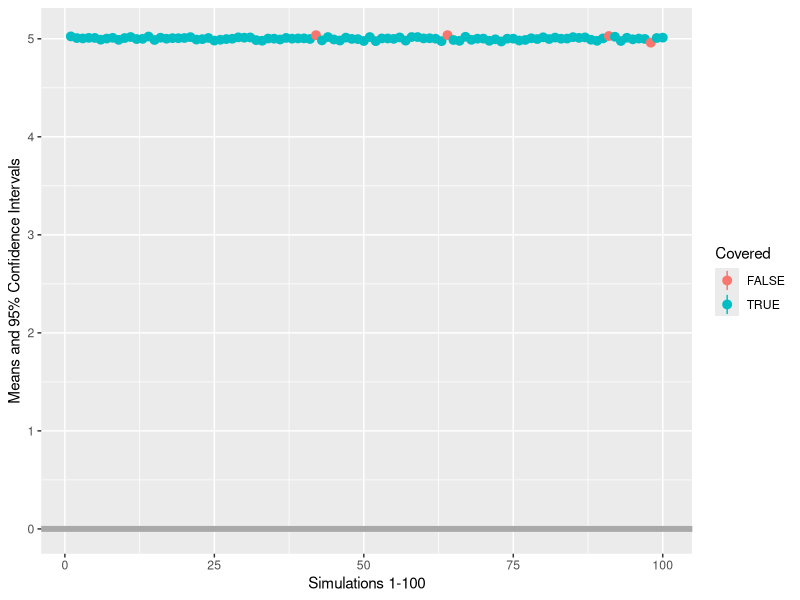

The R script that drew this image:
# Specify samplesize, mean, and SD
SS <- 5000
mu <- 5
SD <- 1

# Set a seed
set.seed(456)

# Take 100 samples
library(plyr)
samples <- rlply(100, rnorm(SS, mu, SD))

# Create function to calculate the performance measures
info <- function(x){ 
  M <- mean(x)
  DF <- length(x) - 1
  SE <- 1 / sqrt(length(x))
  INT <- qt(.975, DF) * SE
  return(c(M, M - 0, SE, M - INT, M + INT))
}
format <- c("Mean" = 0, "Bias" = 0, "Std.Err" = 0, "Lower" = 0, "Upper" = 0)

# Create a pipe to apply the function to the samples
library("magrittr")
results <- samples %>%
  vapply(., info, format) %>%
  t()

# Calculate the coverage
results <- results %>%
  as.data.frame() %>%
  mutate(Covered = Lower < mu & mu < Upper)

# Obtain the estimates by taking the column means
colMeans(results)

# The coverage is 96%, so the CI contains the population value 96 out of 100 times

# Put the results of only the non-coverers in a table
table <- results[!results$Covered, ]
library(knitr)
library(kableExtra)
kable(table)

kable(table, "html") %>%
  kable_styling(bootstrap_options = c("striped", "hover", "condensed"),
                full_width = F,
                position = "float_right")

# Make a plot of the results, distinguishing between coverers and non-coverers
library(ggplot2)
limits <- aes(ymax = results$Upper, ymin = results$Lower)
ggplot(results, aes(y=Mean, x=1:100, colour = Covered)) + 
  geom_hline(aes(yintercept = 0), color = "dark grey", size = 2) + 
  geom_pointrange(limits) + 
  xlab("Simulations 1-100") +
  ylab("Means and 95% Confidence Intervals")
